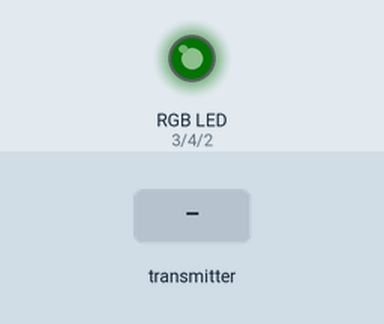
A sketch run on a simulated ESP32-C3. Shown: an RGB LED mixed from three pins (HIGH = lit). The test bench sets the inputs (shaded band). Dim RGB values are drawn brighter than linear; what the sketch prints to the serial monitor is not drawn.

Above: at 6.7 s.
6.8 s: the transmitter starts sending r = 128
At 8.0 s:
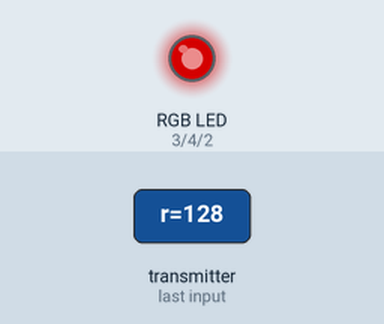
8.3 s: the transmitter starts sending g = 64
At 9.1 s:
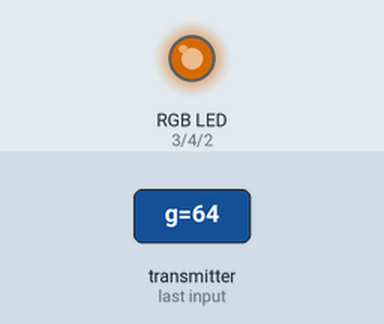
9.8 s: the transmitter starts sending b = 64
At 10.3 s:
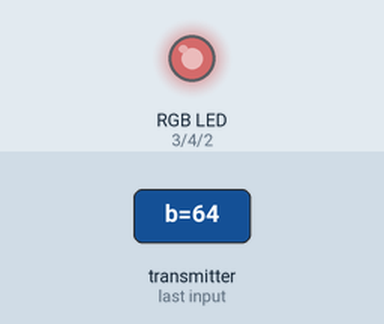
11.3 s: the transmitter starts sending r = 0
At 12.5 s:
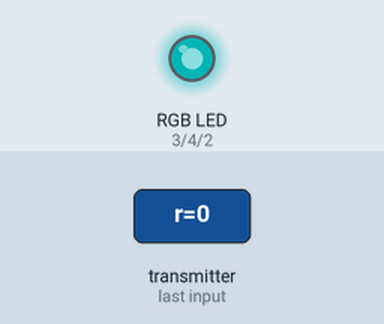
12.8 s: the transmitter starts sending g = 128
At 13.8 s:
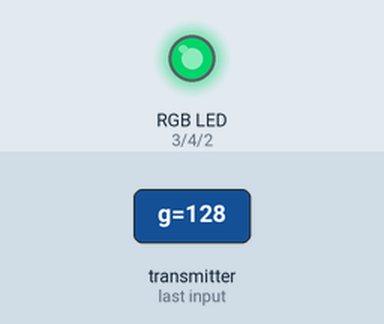
14.3 s: the transmitter starts sending b = 0
At 14.9 s:
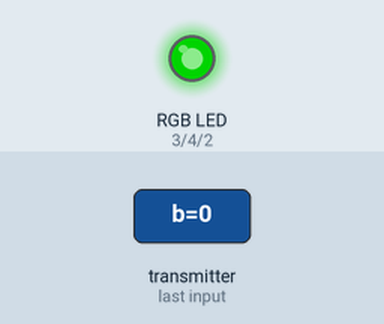
Timing chart, 0 to 16.8 s (numbered marks = the images above; inputs shaded):
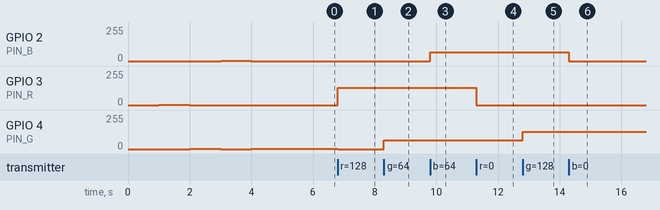

Measured:
- after the input at 6.8 s, GPIO 3 (PIN_R): 0/255 → 128/255 at once; GPIO 4 (PIN_G): 1/255 → 0/255 at once
- after the input at 8.3 s, GPIO 4 (PIN_G): 0/255 → 64/255 at once
- after the input at 9.8 s, GPIO 2 (PIN_B): 0/255 → 64/255 at once
- after the input at 11.3 s, GPIO 3 (PIN_R): 128/255 → 0/255 at once
- after the input at 12.8 s, GPIO 4 (PIN_G): 64/255 → 128/255 at once
- after the input at 14.3 s, GPIO 2 (PIN_B): 64/255 → 0/255 at once

The sketch:

boja_slave.ino
```cpp
/*
 * ODBIORNIK (SLAVE) - ESP32-C3 (Super Mini / Super Mini Plus)
 * Sterowanie analogową taśmą LED RGB (MOSFET) po protokole ESP-NOW
 * Piny: GPIO2 (R), GPIO3 (G), GPIO4 (B)
 */
#include <WiFi.h>
#include <esp_now.h>
#include <esp_wifi.h>

// =======================================================
// KONFIGURACJA SPRZĘTOWA I RADIOWA
// =======================================================
#define PIN_R 3 // GPIO2 - Kanał czerwony (R)
#define PIN_G 4 // GPIO3 - Kanał zielony (G)
#define PIN_B 2 // GPIO4 - Kanał niebieski (B)

#define WIFI_CHANNEL 1 // Musi być identyczny jak w Masterze

// Struktura pakietu danych (identyczna jak w kodzie Mastera)
typedef struct struct_message {
  uint8_t r;
  uint8_t g;
  uint8_t b;
} struct_message;

struct_message myData;

// =======================================================
// CALLBACK ODBIORU DANYCH ESP-NOW (Rdzeń ESP32 v2.x i v3.x)
// =======================================================
#if ESP_ARDUINO_VERSION >= ESP_ARDUINO_VERSION_VAL(3, 0, 0)
void onDataRecv(const esp_now_recv_info_t *info, const uint8_t *incomingData, int len) {
#else
void onDataRecv(const uint8_t *mac, const uint8_t *incomingData, int len) {
#endif
  if (len == sizeof(myData)) {
    memcpy(&myData, incomingData, sizeof(myData));

    // Sprzętowy kontroler LEDC na ESP32 domyślnie pracuje w zakresie 8-bit (0-255)
    analogWrite(PIN_R, myData.r);
    analogWrite(PIN_G, myData.g);
    analogWrite(PIN_B, myData.b);
  }
}

// =======================================================
// INICJALIZACJA SYSTEMU
// =======================================================
void setup() {
  // Bezpieczna inicjalizacja portu szeregowego przez natywne USB-C
  Serial.begin(115200);

  // Konfiguracja wyjść PWM
  pinMode(PIN_R, OUTPUT);
  pinMode(PIN_G, OUTPUT);
  pinMode(PIN_B, OUTPUT);

  // Stan początkowy po podaniu zasilania - taśma wygaszona
  analogWrite(PIN_R, 0);
  analogWrite(PIN_G, 0);
  analogWrite(PIN_B, 0);
  delay(1000);
  analogWrite(PIN_R, 1);
  analogWrite(PIN_G, 0);
  analogWrite(PIN_B, 0);
  delay(1000);
  analogWrite(PIN_R, 0);
  analogWrite(PIN_G, 1);
  analogWrite(PIN_B, 0);
  delay(1000);
  analogWrite(PIN_R, 0);
  analogWrite(PIN_G, 0);
  analogWrite(PIN_B, 1);
  delay(1000);
  analogWrite(PIN_R, 0);
  analogWrite(PIN_G, 1);
  analogWrite(PIN_B, 0);
  delay(1000);

  // Konfiguracja modułu radiowego
  WiFi.mode(WIFI_STA);
  WiFi.disconnect();

  // Wyłączenie uśpienia modemu dla natychmiastowej reakcji na szybkie błyski (syrena)
  WiFi.setSleep(false);

  // Maksymalna moc nadawania dla pewnego odsyłania potwierdzeń ACK do Mastera
  WiFi.setTxPower(WIFI_POWER_19_5dBm);

  // Wymuszenie sztywnego kanału komunikacji zgodnego z Masterem
  esp_wifi_set_promiscuous(true);
  esp_wifi_set_channel(WIFI_CHANNEL, WIFI_SECOND_CHAN_NONE);
  esp_wifi_set_promiscuous(false);

  // Inicjalizacja stosu ESP-NOW
  if (esp_now_init() != ESP_OK) {
    Serial.println("Błąd inicjalizacji ESP-NOW!");
    // Sygnalizacja błędu krótkim mignięciem kanału R
    analogWrite(PIN_R, 128);
    delay(150);
    analogWrite(PIN_R, 0);
    return;
  }

  // Rejestracja funkcji nasłuchującej
  esp_now_register_recv_cb(onDataRecv);

  delay(500);
  Serial.println("\n=====================================");
  Serial.println("Slave ESP32-C3 uruchomiony.");
  Serial.print("Adres MAC do wpisania w Masterze: ");
  Serial.println(WiFi.macAddress());
  Serial.println("=====================================");
}

void loop() {
  // Odbiór pakietów i generowanie PWM odbywają się sprzętowo w tle
}
```
